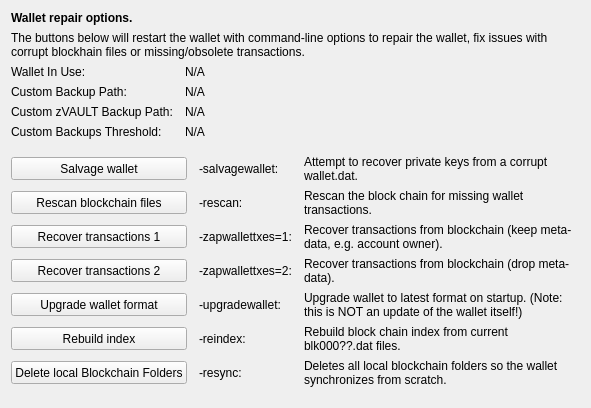
     <widget class="QWidget" name="tab_repair">
      <attribute name="title">
       <string>&amp;Wallet Repair</string>
      </attribute>
      <layout class="QGridLayout" name="gridLayout_4" columnstretch="0,0,0,0">
       <property name="horizontalSpacing">
        <number>12</number>
       </property>
       <item row="0" column="0" colspan="4">
        <widget class="QLabel" name="label_repair_header">
         <property name="font">
          <font>
           <weight>75</weight>
           <bold>true</bold>
          </font>
         </property>
         <property name="text">
          <string>Wallet repair options.</string>
         </property>
        </widget>
       </item>
       <item row="1" column="0" colspan="4">
        <widget class="QLabel" name="label_repair_helptext">
         <property name="font">
          <font>
           <weight>50</weight>
           <bold>false</bold>
          </font>
         </property>
         <property name="text">
          <string>The buttons below will restart the wallet with command-line options to repair the wallet, fix issues with corrupt blockhain files or missing/obsolete transactions.</string>
         </property>
         <property name="wordWrap">
          <bool>true</bool>
         </property>
        </widget>
       </item>
       <item row="2" column="0">
        <widget class="QLabel" name="wallet_path_label">
         <property name="text">
          <string>Wallet In Use:</string>
         </property>
        </widget>
       </item>
       <item row="2" column="1" colspan="3">
        <widget class="QLabel" name="wallet_path">
         <property name="cursor">
          <cursorShape>IBeamCursor</cursorShape>
         </property>
         <property name="text">
          <string>N/A</string>
         </property>
         <property name="textFormat">
          <enum>Qt::PlainText</enum>
         </property>
         <property name="textInteractionFlags">
          <set>Qt::LinksAccessibleByMouse|Qt::TextSelectableByKeyboard|Qt::TextSelectableByMouse</set>
         </property>
        </widget>
       </item>
       <item row="3" column="0">
        <widget class="QLabel" name="wallet_custombackuppath_label">
         <property name="visible">
          <bool>false</bool>
         </property>
         <property name="text">
          <string>Custom Backup Path:</string>
         </property>
        </widget>
       </item>
       <item row="3" column="1" colspan="3">
        <widget class="QLabel" name="wallet_custombackuppath">
         <property name="cursor">
          <cursorShape>IBeamCursor</cursorShape>
         </property>
         <property name="visible">
          <bool>false</bool>
         </property>
         <property name="text">
          <string>N/A</string>
         </property>
         <property name="textFormat">
          <enum>Qt::PlainText</enum>
         </property>
         <property name="textInteractionFlags">
          <set>Qt::LinksAccessibleByMouse|Qt::TextSelectableByKeyboard|Qt::TextSelectableByMouse</set>
         </property>
        </widget>
       </item>
       <item row="4" column="0">
        <widget class="QLabel" name="wallet_customzvaultbackuppath_label">
         <property name="visible">
          <bool>false</bool>
         </property>
         <property name="text">
          <string>Custom zVAULT Backup Path:</string>
         </property>
        </widget>
       </item>
       <item row="4" column="1" colspan="3">
        <widget class="QLabel" name="wallet_customzvaultbackuppath">
         <property name="cursor">
          <cursorShape>IBeamCursor</cursorShape>
         </property>
         <property name="visible">
          <bool>false</bool>
         </property>
         <property name="text">
          <string>N/A</string>
         </property>
         <property name="textFormat">
          <enum>Qt::PlainText</enum>
         </property>
         <property name="textInteractionFlags">
          <set>Qt::LinksAccessibleByMouse|Qt::TextSelectableByKeyboard|Qt::TextSelectableByMouse</set>
         </property>
        </widget>
       </item>
       <item row="5" column="0">
        <widget class="QLabel" name="wallet_custombackupthreshold_label">
         <property name="visible">
          <bool>false</bool>
         </property>
         <property name="text">
          <string>Custom Backups Threshold:</string>
         </property>
        </widget>
       </item>
       <item row="5" column="1" colspan="3">
        <widget class="QLabel" name="wallet_custombackupthreshold">
         <property name="cursor">
          <cursorShape>IBeamCursor</cursorShape>
         </property>
         <property name="visible">
          <bool>false</bool>
         </property>
         <property name="text">
          <string>N/A</string>
         </property>
         <property name="textFormat">
          <enum>Qt::PlainText</enum>
         </property>
         <property name="textInteractionFlags">
          <set>Qt::LinksAccessibleByMouse|Qt::TextSelectableByKeyboard|Qt::TextSelectableByMouse</set>
         </property>
        </widget>
       </item>
       <item row="6" column="0">
        <spacer name="verticalSpacer_repair1">
         <property name="orientation">
          <enum>Qt::Vertical</enum>
         </property>
         <property name="sizeHint" stdset="0">
          <size>
           <width>10</width>
           <height>10</height>
          </size>
         </property>
        </spacer>
       </item>
       <item row="7" column="0" colspan="2">
        <widget class="QPushButton" name="btn_salvagewallet">
         <property name="minimumSize">
          <size>
           <width>100</width>
           <height>23</height>
          </size>
         </property>
         <property name="text">
          <string>Salvage wallet</string>
         </property>
        </widget>
       </item>
       <item row="7" column="2">
        <widget class="QLabel" name="label_repair_salvage_command">
         <property name="text">
          <string notr="true">-salvagewallet:</string>
         </property>
        </widget>
       </item>
       <item row="7" column="3">
        <widget class="QLabel" name="label_repair_salvage">
         <property name="text">
          <string>Attempt to recover private keys from a corrupt wallet.dat.</string>
         </property>
         <property name="wordWrap">
          <bool>true</bool>
         </property>
        </widget>
       </item>
       <item row="8" column="0" colspan="2">
        <widget class="QPushButton" name="btn_rescan">
         <property name="minimumSize">
          <size>
           <width>100</width>
           <height>23</height>
          </size>
         </property>
         <property name="text">
          <string>Rescan blockchain files</string>
         </property>
        </widget>
       </item>
       <item row="8" column="2">
        <widget class="QLabel" name="label_repair_rescan_command">
         <property name="text">
          <string notr="true">-rescan:</string>
         </property>
        </widget>
       </item>
       <item row="8" column="3">
        <widget class="QLabel" name="label_repair_rescan">
         <property name="text">
          <string>Rescan the block chain for missing wallet transactions.</string>
         </property>
         <property name="wordWrap">
          <bool>true</bool>
         </property>
        </widget>
       </item>
       <item row="9" column="0" colspan="2">
        <widget class="QPushButton" name="btn_zapwallettxes1">
         <property name="minimumSize">
          <size>
           <width>100</width>
           <height>23</height>
          </size>
         </property>
         <property name="text">
          <string>Recover transactions 1</string>
         </property>
        </widget>
       </item>
       <item row="9" column="2">
        <widget class="QLabel" name="label_repair_zap1_command">
         <property name="text">
          <string notr="true">-zapwallettxes=1:</string>
         </property>
        </widget>
       </item>
       <item row="9" column="3">
        <widget class="QLabel" name="label_repair_zap1">
         <property name="text">
          <string>Recover transactions from blockchain (keep meta-data, e.g. account owner).</string>
         </property>
         <property name="wordWrap">
          <bool>true</bool>
         </property>
        </widget>
       </item>
       <item row="10" column="0" colspan="2">
        <widget class="QPushButton" name="btn_zapwallettxes2">
         <property name="minimumSize">
          <size>
           <width>100</width>
           <height>23</height>
          </size>
         </property>
         <property name="text">
          <string>Recover transactions 2</string>
         </property>
        </widget>
       </item>
       <item row="10" column="2">
        <widget class="QLabel" name="label_repair_zap2_command">
         <property name="text">
          <string notr="true">-zapwallettxes=2:</string>
         </property>
        </widget>
       </item>
       <item row="10" column="3">
        <widget class="QLabel" name="label_repair_zap2">
         <property name="text">
          <string>Recover transactions from blockchain (drop meta-data).</string>
         </property>
         <property name="wordWrap">
          <bool>true</bool>
         </property>
        </widget>
       </item>
       <item row="11" column="0" colspan="2">
        <widget class="QPushButton" name="btn_upgradewallet">
         <property name="minimumSize">
          <size>
           <width>100</width>
           <height>23</height>
          </size>
         </property>
         <property name="text">
          <string>Upgrade wallet format</string>
         </property>
        </widget>
       </item>
       <item row="11" column="2">
        <widget class="QLabel" name="label_repair_upgrade_command">
         <property name="text">
          <string notr="true">-upgradewallet:</string>
         </property>
        </widget>
       </item>
       <item row="11" column="3">
        <widget class="QLabel" name="label_repair_upgrade">
         <property name="text">
          <string>Upgrade wallet to latest format on startup. (Note: this is NOT an update of the wallet itself!)</string>
         </property>
         <property name="wordWrap">
          <bool>true</bool>
         </property>
        </widget>
       </item>
       <item row="12" column="0" colspan="2">
        <widget class="QPushButton" name="btn_reindex">
         <property name="minimumSize">
          <size>
           <width>100</width>
           <height>23</height>
          </size>
         </property>
         <property name="text">
          <string>Rebuild index</string>
         </property>
        </widget>
       </item>
       <item row="12" column="2">
        <widget class="QLabel" name="label_repair_reindex_command">
         <property name="text">
          <string notr="true">-reindex:</string>
         </property>
        </widget>
       </item>
       <item row="12" column="3">
        <widget class="QLabel" name="label_repair_reindex">
         <property name="text">
          <string>Rebuild block chain index from current blk000??.dat files.</string>
         </property>
         <property name="wordWrap">
          <bool>true</bool>
         </property>
        </widget>
       </item>
       <item row="13" column="0" colspan="2">
        <widget class="QPushButton" name="btn_resync">
         <property name="minimumSize">
          <size>
           <width>100</width>
           <height>23</height>
          </size>
         </property>
         <property name="text">
          <string>Delete local Blockchain Folders</string>
         </property>
        </widget>
       </item>
       <item row="13" column="2">
        <widget class="QLabel" name="label_repair_resync_command">
         <property name="text">
          <string>-resync:</string>
         </property>
        </widget>
       </item>
       <item row="13" column="3">
        <widget class="QLabel" name="label_repair_resync">
         <property name="text">
          <string>Deletes all local blockchain folders so the wallet synchronizes from scratch.</string>
         </property>
         <property name="wordWrap">
          <bool>true</bool>
         </property>
        </widget>
       </item>
       <item row="14" column="0">
        <spacer name="verticalSpacer_repair2">
         <property name="orientation">
          <enum>Qt::Vertical</enum>
         </property>
         <property name="sizeHint" stdset="0">
          <size>
           <width>20</width>
           <height>10</height>
          </size>
         </property>
        </spacer>
       </item>
      </layout>
     </widget>
